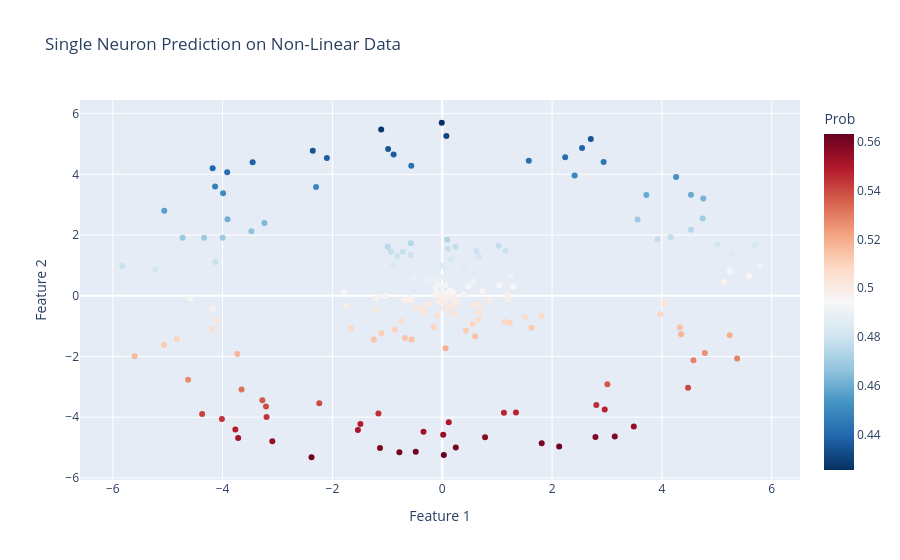

The code cell stored with this chart in its notebook:
### Code cell
model_nl.eval()
with torch.no_grad():
    predictions_nl = model_nl(X_nl_tensor).numpy().flatten()

fig = px.scatter(
    x=X_non_linear[:, 0], 
    y=X_non_linear[:, 1], 
    color=predictions_nl,
    title="Single Neuron Prediction on Non-Linear Data",
    labels={'x': 'Feature 1', 'y': 'Feature 2', 'color': 'Prob'},
    color_continuous_scale='RdBu_r'
)
fig.show()

### Figure 1 — Plotly figure (JSON) as saved in the notebook; plotly's stock layout.template omitted (floating-point values rounded to 4 significant figures; data arrays with more than 128 entries replaced by an {"elided": "..."} marker saying what was removed)
{"data": [{"hovertemplate": "Feature 1=%{x}<br>Feature 2=%{y}<br>Prob=%{marker.color}<extra></extra>", "legendgroup": "", "marker": {"color": {"elided": "200 float values"}, "coloraxis": "coloraxis", "symbol": "circle"}, "mode": "markers", "name": "", "orientation": "v", "showlegend": false, "type": "scatter", "x": {"elided": "200 float values"}, "xaxis": "x", "y": {"elided": "200 float values"}, "yaxis": "y"}], "layout": {"coloraxis": {"colorbar": {"title": {"text": "Prob"}}, "colorscale": [[0, "rgb(5,48,97)"], [0.1, "rgb(33,102,172)"], [0.2, "rgb(67,147,195)"], [0.3, "rgb(146,197,222)"], [0.4, "rgb(209,229,240)"], [0.5, "rgb(247,247,247)"], [0.6, "rgb(253,219,199)"], [0.7, "rgb(244,165,130)"], [0.8, "rgb(214,96,77)"], [0.9, "rgb(178,24,43)"], [1, "rgb(103,0,31)"]]}, "legend": {"tracegroupgap": 0}, "title": {"text": "Single Neuron Prediction on Non-Linear Data"}, "xaxis": {"anchor": "y", "domain": [0, 1], "title": {"text": "Feature 1"}}, "yaxis": {"anchor": "x", "domain": [0, 1], "title": {"text": "Feature 2"}}}}
